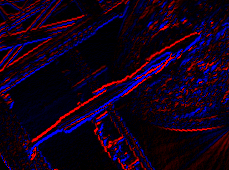
#> input picture Built_stereo_image/Normal_case_3/estimation_result/patch_1_difference.png, 229 x 170 px
$ python change_difference_image.py
#> lines starting #> are read from the running program, lines starting #| are printed output that depends on the picture
import calibrated_img as cali

import numpy as np
import cv2

import copy
import os

old = cv2.imread('./Built_stereo_image/Normal_case_3/estimation_result/patch_1_difference.png')
#> old is the input picture: shape (170, 229, 3); mean B, G, R 24.4, 0, 19

height_y, width_x, color = np.array(old).shape
#> height_y = 170; width_x = 229; color = 3
old_b = old[:, :, 0]
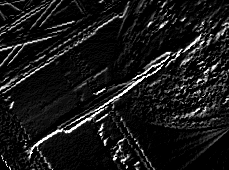
#> old_b: shape (170, 229); min 0, max 255, mean 24.4
old_r = old[:, :, 2]
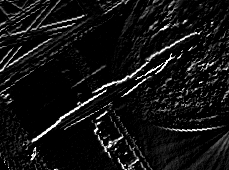
#> old_r: shape (170, 229); min 0, max 255, mean 19
old = 5 * old
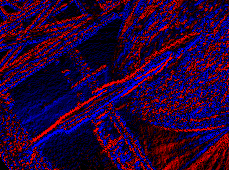
#> old: shape (170, 229, 3); mean B, G, R 52.1, 0, 39.3

print(np.array(old).shape)
#| (170, 229, 3)

# [4 lines of commented-out code are left out]
cv2.imwrite('patch_1_difference_new.png', old)

$ run again, with Built_stereo_image/Normal_case_3/estimation_result/patch_3_difference.png copied over Built_stereo_image/Normal_case_3/estimation_result/patch_1_difference.png
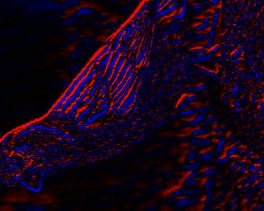
#> input picture Built_stereo_image/Normal_case_3/estimation_result/patch_3_difference.png, 264 x 211 px
#> old is the input picture: shape (211, 264, 3); mean B, G, R 24.5, 0, 23
#> `old_r = old[:, :, 2]`:
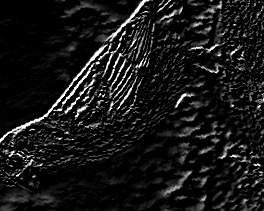
#> old_r: shape (211, 264); min 0, max 255, mean 23
#> `old = 5 * old`:
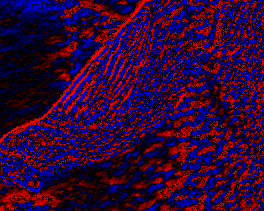
#> old: shape (211, 264, 3); mean B, G, R 52, 0, 47.4
#| (211, 264, 3)

$ run again, with Built_stereo_image/Normal_case_3/estimation_result/patch_1_of_cycle_1_difference.png copied over Built_stereo_image/Normal_case_3/estimation_result/patch_1_difference.png
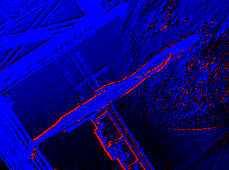
#> input picture Built_stereo_image/Normal_case_3/estimation_result/patch_1_of_cycle_1_difference.png, 229 x 170 px
#> old is the input picture: shape (170, 229, 3); mean B, G, R 130.7, 0, 6.8
#> `old_r = old[:, :, 2]`:
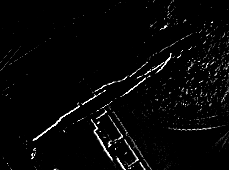
#> old_r: shape (170, 229); min 0, max 255, mean 6.8
#> `old = 5 * old`:
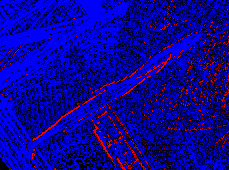
#> old: shape (170, 229, 3); mean B, G, R 148.3, 0, 9.8
#| (170, 229, 3)
